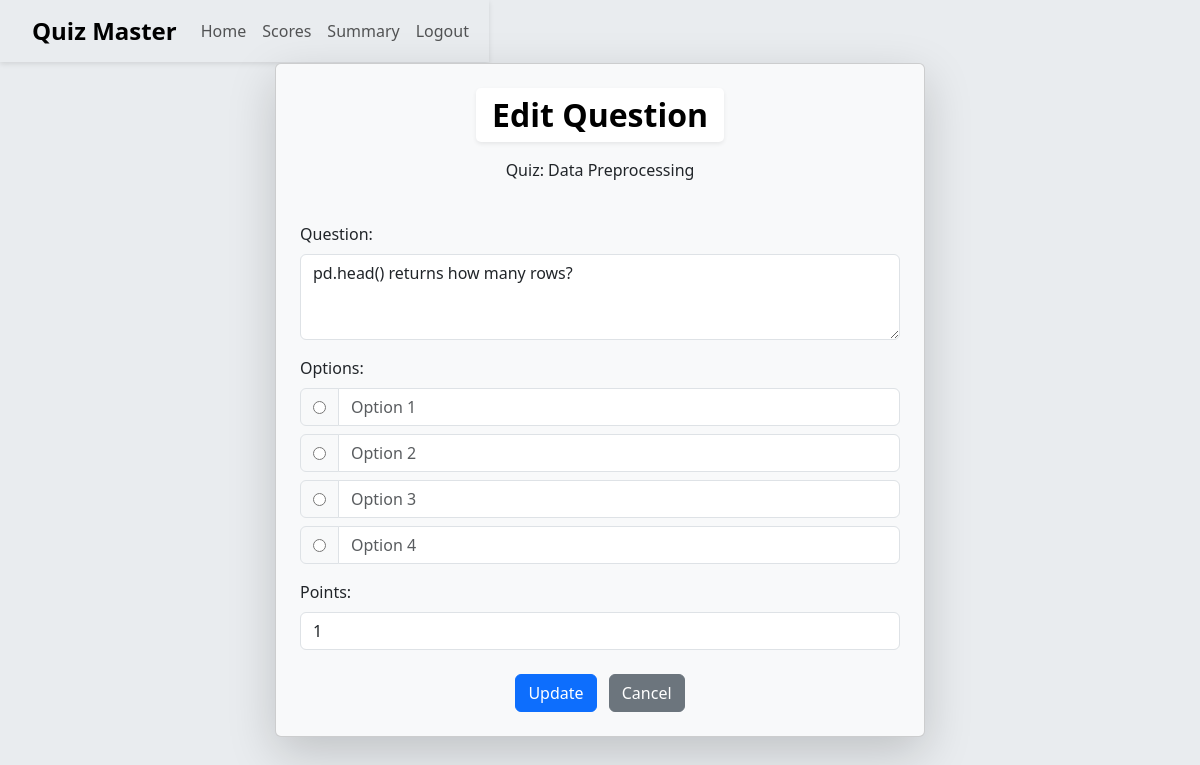
/question/1/edit (signed in), run on the app's committed database.
### models/models.py (models this page shows)
class Quiz(db.Model):
    __tablename__ = "quizzes"
    id = db.Column(db.Integer, primary_key=True)
    title = db.Column(db.String(50), nullable=False)
    date = db.Column(db.String(50), nullable=False)
    duration = db.Column(db.Integer, nullable=False)
    chapter_id = db.Column(db.Integer, db.ForeignKey('chapters.id'), nullable=False)
    quiz_to_question = db.relationship(
        'Question',
        backref='quiz',
        lazy=True,
        cascade="all, delete-orphan"
    )

class Question(db.Model):
    __tablename__ = "questions"
    id = db.Column(db.Integer, primary_key=True)
    ques_text = db.Column(db.String(1000), unique=True, nullable=False)
    chapter_id = db.Column(db.Integer, db.ForeignKey('chapters.id'), nullable=False)
    quiz_id = db.Column(db.Integer, db.ForeignKey('quizzes.id'), nullable=True)
    points = db.Column(db.Integer, nullable=False, default=1)
    ques_to_option = db.relationship(
        'Option',
        backref='question',
        lazy=True,
        cascade="all, delete-orphan"
    )

### controllers/routes.py (the view)
    @app.route('/question/<int:question_id>/edit')
    @required_auth
    def Edit_question(question_id):
     question = Question.query.get_or_404(question_id)
     options = Option.query.filter_by(ques_id=question_id).all()
     quiz = Quiz.query.get_or_404(question.quiz_id)
     return render_template('Quiz/edit_question.html', question=question, options=options, quiz=quiz, user=User.query.get(session['user_id']))

### controllers/routes.py (called while the page is built)
def required_auth(func):
   @wraps(func)
   def inner(*args, **kwargs):
      if 'user_id' not in session:
       return redirect(url_for('Login'))
      return func(*args, **kwargs)
   return inner

### templates/Quiz/edit_question.html (shortened to what this page needs)
{% extends "Layout.html" %}
{% block content %}
    <div class="container d-flex justify-content-center align-items-center vh-100">
        <div class="card p-4 shadow-lg" style="width: 60%; background-color: #f8f9fa;">
            <div class="text-center mb-4">
                <h1 class="fw-bold px-3 py-2 shadow-sm d-inline-block"
                    style="background-color: white; color: black; border-radius: 5px;">
                    Edit Question
                </h1>
                <p class="mt-2">Quiz: {{ quiz.title }}</p>
            </div>
            <form method="post" action="{{ url_for('Edit_question_post', quiz_id=quiz.id, question_id=question.id) }}">
                <div class="form-group mb-3">
                    <label for="question_text" class="form-label">Question:</label>
                    <textarea class="form-control" id="question_text" name="ques_text" rows="3" required>{{ question.ques_text }}</textarea>
                </div>
                <div id="multiple_choice_options" class="mb-3">
                    <label class="form-label">Options:</label>
                    {% for i in range(1, 5) %}
                    <div class="mb-2">
                        <div class="input-group">
                            <div class="input-group-text">
                                <input type="radio" name="correct_option" value="{{ i }}" {% if question.correct_option == i %}checked{% endif %} required>
                            </div>
                            <input type="text" class="form-control" name="option{{ i }}" placeholder="Option {{ i }}"
                                   value="{{ question.options[i-1].option_text if question.options and i <= question.options|length else '' }}" required>
                        </div>
                    </div>
                    {% endfor %}
                </div>
                <div class="form-group mb-3">
                    <label for="points" class="form-label">Points:</label>
                    <input type="number" class="form-control" id="points" name="points" min="1" value="{{ question.points }}" required>
                </div>
                <div class="text-center mt-4">
                    <button type="submit" class="btn btn-primary me-2">Update</button>
                    <a href="{{ url_for('Quiz_questions', quiz_id=quiz.id) }}" class="btn btn-secondary">Cancel</a>
                </div>
            </form>
        </div>
    </div>
{% endblock %}

### templates/Layout.html (style rules this page uses)
body { margin: 0; padding: 0; }

### templates/Quiz/edit_question.html (style rules this page uses)
body { background-color: #e9ecef; }
h1 { font-size: 2rem; box-shadow: 0px 4px 8px rgba(0, 0, 0, 0.2); }
.card { max-width: 650px; }

### data on the page
Quiz: title "Data Preprocessing"
Question: ques_text "pd.head() returns how many rows?", points "1"
